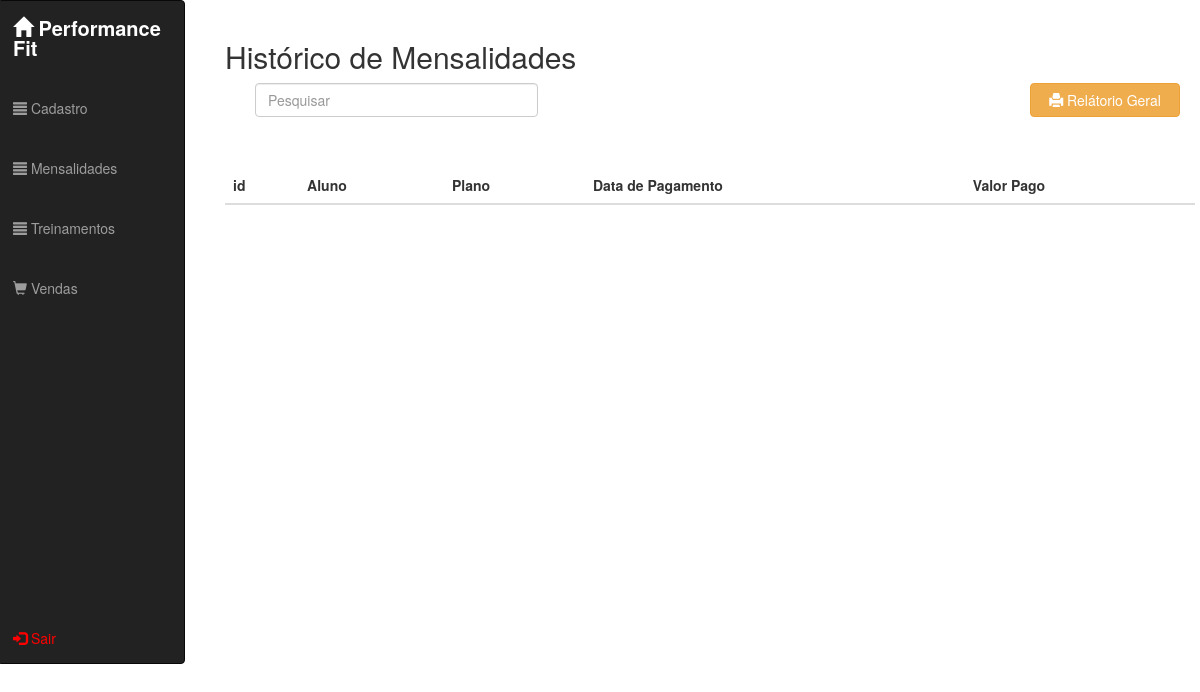
Before: /view.historico.mens (signed in) with the older database file.
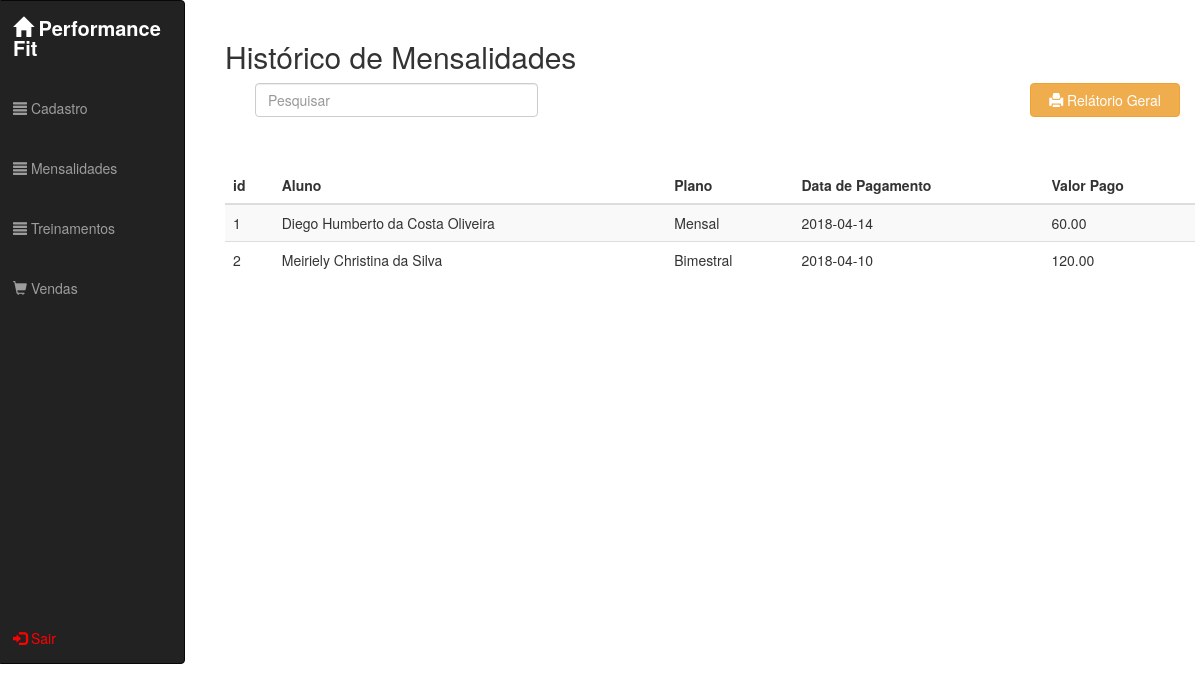
After: the same page with the newer database file.
### tables this page shows
CREATE TABLE `historicos_mensalidades` (
  `idhist_pag` int(11) NOT NULL,
  `idalunos_cliente` int(11) NOT NULL,
  `idplano` int(11) NOT NULL,
  `data_mens_pag` date NOT NULL,
  `valor_pag` decimal(8,2) NOT NULL
);

CREATE TABLE `alunos_cliente` (
  `idalunos_cliente` int(11) NOT NULL,
  `idendereco_aluno` int(11) NOT NULL,
  `nome_aluno` varchar(100) NOT NULL,
  `cpf_aluno` varchar(14) NOT NULL,
  `rg_aluno` varchar(7) NOT NULL,
  `nome_mae` varchar(100) DEFAULT NULL,
  `nome_pai` varchar(100) DEFAULT NULL,
  `email_aluno` varchar(50) NOT NULL,
  `celular_aluno` varchar(16) DEFAULT NULL,
  `residencial_aluno` varchar(15) DEFAULT NULL,
  `data_nascimento_aluno` date NOT NULL,
  `status_aluno` varchar(50) NOT NULL,
  `obs_aluno` varchar(500) DEFAULT NULL
);

CREATE TABLE `planos` (
  `idplano` int(11) NOT NULL,
  `nome_plano` varchar(50) NOT NULL,
  `tipo_plano` int(50) NOT NULL,
  `valor_plano` decimal(8,2) NOT NULL
);

### _app/Config.inc.php (called while the page is built, shortened)
<?php
function MyAutoLoad($Class) {
    $cDir = ['Conn', 'Helpers', 'Models', 'WorkControl'];
    $iDir = null;
    foreach ($cDir as $dirName):
        if (!$iDir && file_exists(__DIR__ . '/' . $dirName . '/' . $Class . '.class.php') && !is_dir(__DIR__ . '/' . $dirName . '/' . $Class . '.class.php')):
            $iDir = true;
        endif;
    endforeach;
}

### _app/Conn/Conn.class.php (called while the page is built, shortened)
<?php
class Conn {
    private static $Host = SIS_DB_HOST;
    private static $User = SIS_DB_USER;
    private static $Pass = SIS_DB_PASS;
    private static $Dbsa = SIS_DB_DBSA;
    private static $Connect = null;
    private static function Conectar() {
        try {
            if (self::$Connect == null):
                $dsn = 'mysql:host=' . self::$Host . ';dbname=' . self::$Dbsa;
                $options = [ PDO::MYSQL_ATTR_INIT_COMMAND => 'SET NAMES UTF8'];
                self::$Connect = new PDO($dsn, self::$User, self::$Pass, $options);
                self::$Connect->setAttribute(PDO::ATTR_ERRMODE, PDO::ERRMODE_EXCEPTION);
            endif;
        } catch (PDOException $e) {
            PHPErro($e->getCode(), $e->getMessage(), $e->getFile(), $e->getLine());
            die;
        }
        return self::$Connect;
    }
    public static function getConn() {
        return self::Conectar();
    }
}

### _app/Conn/Read.class.php (called while the page is built, shortened)
<?php
class Read {
    private $Select;
    private $Result;
    private $Read;
    private $Conn;
    public function __construct() {
        $this->Conn = Conn::getConn();
    }
    public function getResult() {
        return $this->Result;
    }
    public function FullRead($Query, $ParseString = null) {
        $this->Select = (string) $Query;
        $this->Execute();
    }
    private function Connect() {
        $this->Read = $this->Conn->prepare($this->Select);
        $this->Read->setFetchMode(PDO::FETCH_ASSOC);
    }
    private function Execute() {
        $this->Connect();
        try {
            $this->Read->execute();
            $this->Result = $this->Read->fetchAll();
        } catch (PDOException $e) {
            $this->Result = null;
            Erro("<b>Erro ao Ler:</b> {$e->getMessage()}", $e->getCode());
        }
    }
}

### Views/view.historico.mens.php (the view, shortened to what this page needs)
<?php require REQUIRE_PATH . '/menu.php'; ?>
<div class="col-md-10 modals">
    <br>
    <h2>Histórico de Mensalidades</h2>
    <div class="col-md-12" align='right'>
        <form action="" method="POST">
            <div class="form-group col-md-4">
                <input type="text" placeholder="Pesquisar" class="form-control pesquisar pesquisar-hist">
            </div>
        </form>
        <a href="http://localhost/academia/Views/view.historico.relatorio.php" target="_blank" class="relatorio-geral"><button class="btn btn-warning"><i class="glyphicon glyphicon-print"></i> Relátorio Geral</button></a>
    </div>
    <div class="form-group col-md-12 mensagens-retorno">
        <br>
    </div>
    <table class="table table-striped modal-table">
        <thead>
            <tr>
                <th>id</th>
                <th>Aluno</th>
                <th>Plano</th>
                <th>Data de Pagamento</th>
                <th>Valor Pago</th>
            </tr>
        </thead>
        <tbody class="j-result-historico">
            <?php
            $ReadHist = new Read;
            $ReadHist->FullRead("SELECT historicos_mensalidades.idhist_pag, alunos_cliente.nome_aluno, planos.nome_plano, historicos_mensalidades.data_mens_pag, historicos_mensalidades.valor_pag " .
                    "FROM historicos_mensalidades " .
                    "INNER JOIN alunos_cliente ON historicos_mensalidades.idalunos_cliente = alunos_cliente.idalunos_cliente " .
                    "INNER JOIN planos ON historicos_mensalidades.idplano = planos.idplano");
            foreach ($ReadHist->getResult() as $historico):
                extract($historico);
                echo "<tr id='{$idhist_pag}'>" .
                "<td>{$idhist_pag}</td>" .
                "<td>{$nome_aluno}</td>" .
                "<td>{$nome_plano}</td>" .
                "<td>{$data_mens_pag}</td>" .
                "<td>{$valor_pag}</td>" .
                "</tr>";
            endforeach;
            ?>
        </tbody>
    </table>
</div>

Changed rows visible on the page:
added historicos_mensalidades: idhist_pag "1", idalunos_cliente.nome_aluno "Diego Humberto da Costa Oliveira", idplano.nome_plano "Mensal", data_mens_pag "2018-04-14", valor_pag "60.00"
added historicos_mensalidades: idhist_pag "2", idalunos_cliente.nome_aluno "Meiriely Christina da Silva", idplano.nome_plano "Bimestral", data_mens_pag "2018-04-10", valor_pag "120.00"
